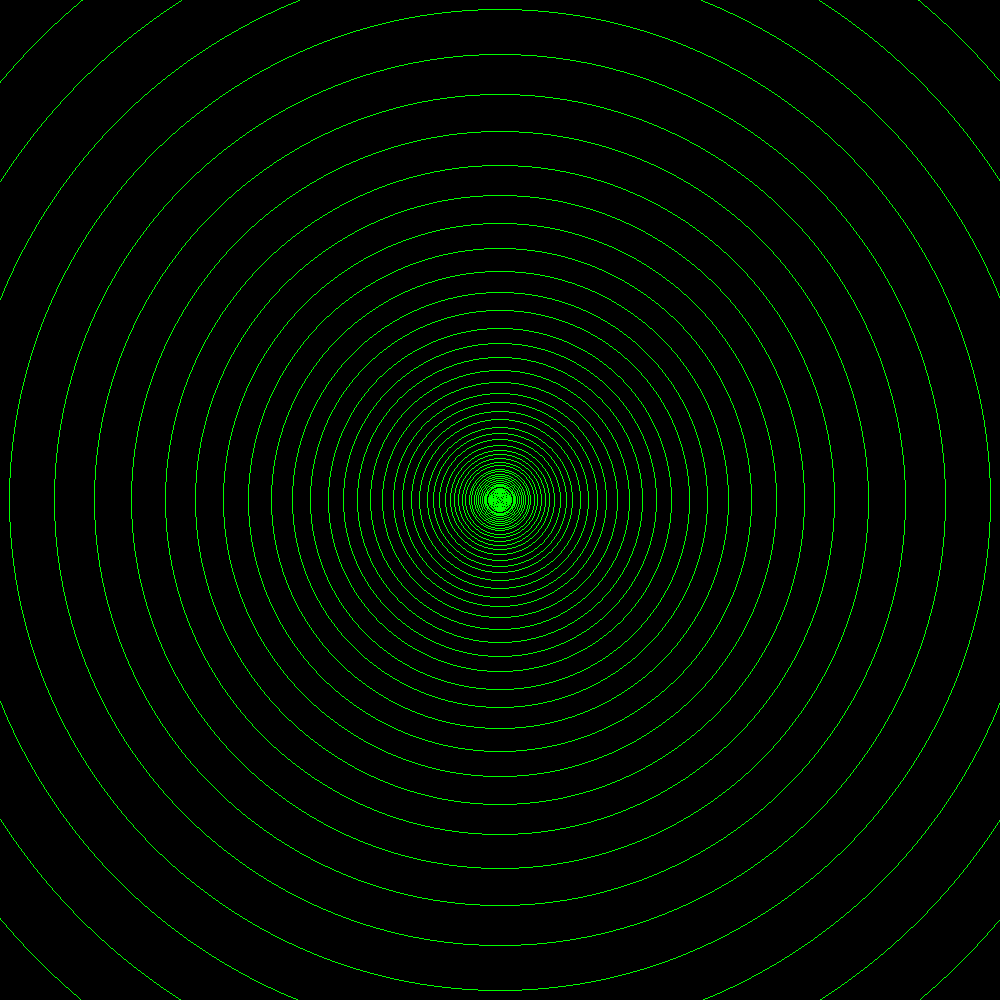

Generate this figure with Python:
from PIL import Image, ImageDraw

# Setup
img_width = 1000
img_height = 1000
img = Image.new("RGB", (img_width, img_height))
draw = ImageDraw.Draw(img)

def circle_at_center(center_x, center_y, radius, width, outline=None, fill=None):
    top_left_x = center_x - radius
    top_left_y = center_y - radius
    bottom_right_x = center_x + radius
    bottom_right_y = center_y + radius
    draw.ellipse([(top_left_x, top_left_y), (bottom_right_x, bottom_right_y)], outline=outline, fill=fill, width=width)

# Draw
radius = 1
for i in range(100):
    circle_at_center(500, 500, radius, width=1, outline=(0, 255, 0))
    radius = radius * 1.1

# Saves the picture
img_path = __file__.replace('.py', '.png')
img.save(img_path)
print(f'Saved {img_path}')
img.show()
